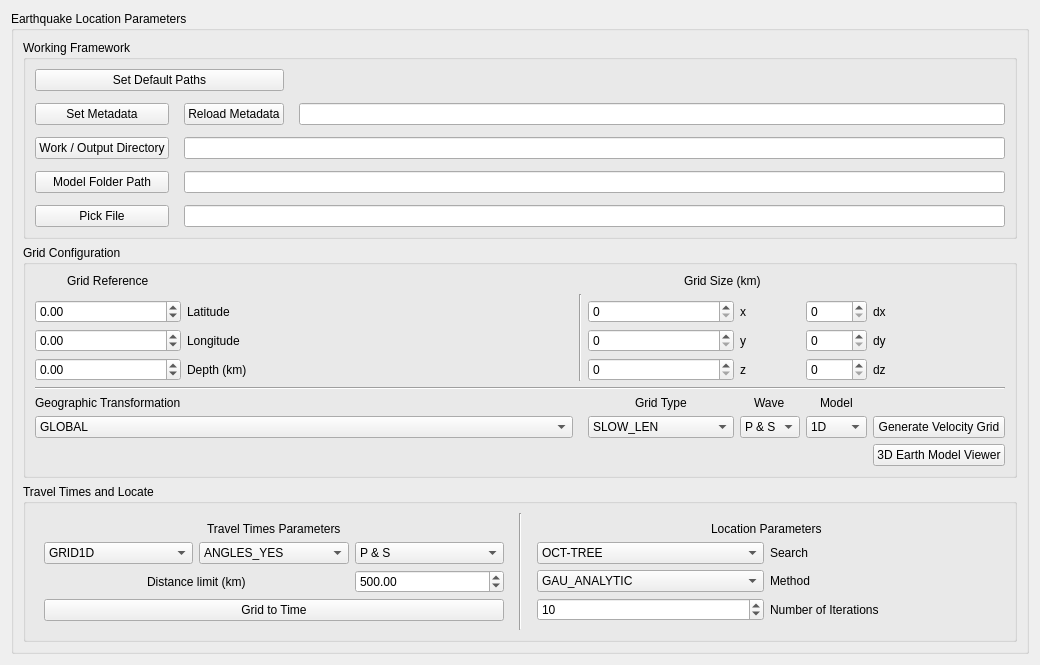
      <widget class="QWidget" name="Location">
       <attribute name="title">
        <string>Configuration</string>
       </attribute>
       <layout class="QVBoxLayout" name="verticalLayout_4">
        <item>
         <widget class="QGroupBox" name="groupBox_2">
          <property name="title">
           <string>Earthquake Location Parameters</string>
          </property>
          <layout class="QVBoxLayout" name="verticalLayout_6">
           <item>
            <widget class="QGroupBox" name="groupBox_22">
             <property name="sizePolicy">
              <sizepolicy hsizetype="Preferred" vsizetype="Maximum">
               <horstretch>0</horstretch>
               <verstretch>0</verstretch>
              </sizepolicy>
             </property>
             <property name="title">
              <string>Working Framework</string>
             </property>
             <layout class="QVBoxLayout" name="verticalLayout_10">
              <item>
               <layout class="QGridLayout" name="gridLayout_23">
                <property name="sizeConstraint">
                 <enum>QLayout::SetDefaultConstraint</enum>
                </property>
                <property name="horizontalSpacing">
                 <number>15</number>
                </property>
                <property name="verticalSpacing">
                 <number>12</number>
                </property>
                <item row="1" column="2">
                 <widget class="QLineEdit" name="datalessPathForm"/>
                </item>
                <item row="2" column="0">
                 <widget class="QPushButton" name="loc_work_dirBtn">
                  <property name="sizePolicy">
                   <sizepolicy hsizetype="Minimum" vsizetype="Fixed">
                    <horstretch>0</horstretch>
                    <verstretch>0</verstretch>
                   </sizepolicy>
                  </property>
                  <property name="text">
                   <string>Work / Output Directory</string>
                  </property>
                 </widget>
                </item>
                <item row="4" column="0">
                 <widget class="QPushButton" name="picksBtn">
                  <property name="text">
                   <string>Pick File</string>
                  </property>
                 </widget>
                </item>
                <item row="1" column="0">
                 <widget class="QPushButton" name="setMetaBtn">
                  <property name="text">
                   <string>Set Metadata</string>
                  </property>
                 </widget>
                </item>
                <item row="3" column="1" colspan="2">
                 <widget class="QLineEdit" name="modelLE"/>
                </item>
                <item row="4" column="1" colspan="2">
                 <widget class="QLineEdit" name="picksLE">
                  <property name="sizePolicy">
                   <sizepolicy hsizetype="Preferred" vsizetype="Fixed">
                    <horstretch>0</horstretch>
                    <verstretch>0</verstretch>
                   </sizepolicy>
                  </property>
                 </widget>
                </item>
                <item row="2" column="1" colspan="2">
                 <widget class="QLineEdit" name="loc_workLE">
                  <property name="sizePolicy">
                   <sizepolicy hsizetype="Preferred" vsizetype="Fixed">
                    <horstretch>0</horstretch>
                    <verstretch>0</verstretch>
                   </sizepolicy>
                  </property>
                 </widget>
                </item>
                <item row="3" column="0">
                 <widget class="QPushButton" name="modelPathBtn">
                  <property name="text">
                   <string>Model Folder Path</string>
                  </property>
                 </widget>
                </item>
                <item row="1" column="1">
                 <widget class="QPushButton" name="loadMetaBtn">
                  <property name="text">
                   <string>Reload Metadata</string>
                  </property>
                 </widget>
                </item>
                <item row="0" column="0" colspan="2">
                 <widget class="QPushButton" name="setDefaultPathBtn">
                  <property name="text">
                   <string>Set Default Paths</string>
                  </property>
                 </widget>
                </item>
               </layout>
              </item>
             </layout>
            </widget>
           </item>
           <item>
            <widget class="QGroupBox" name="groupBox_7">
             <property name="sizePolicy">
              <sizepolicy hsizetype="Preferred" vsizetype="Maximum">
               <horstretch>0</horstretch>
               <verstretch>0</verstretch>
              </sizepolicy>
             </property>
             <property name="title">
              <string>Grid Configuration</string>
             </property>
             <layout class="QGridLayout" name="gridLayout_12" rowstretch="0,0,0,0,0,0,0,0,0">
              <item row="4" column="7">
               <widget class="QLabel" name="label_14">
                <property name="sizePolicy">
                 <sizepolicy hsizetype="Maximum" vsizetype="Preferred">
                  <horstretch>0</horstretch>
                  <verstretch>0</verstretch>
                 </sizepolicy>
                </property>
                <property name="text">
                 <string>dz</string>
                </property>
               </widget>
              </item>
              <item row="4" column="0">
               <widget class="QDoubleSpinBox" name="griddepthSB">
                <property name="minimum">
                 <double>-10.000000000000000</double>
                </property>
                <property name="maximum">
                 <double>1000.990000000000009</double>
                </property>
               </widget>
              </item>
              <item row="7" column="0" colspan="3">
               <widget class="QComboBox" name="transCB">
                <item>
                 <property name="text">
                  <string>GLOBAL</string>
                 </property>
                </item>
                <item>
                 <property name="text">
                  <string>SIMPLE</string>
                 </property>
                </item>
               </widget>
              </item>
              <item row="4" column="4">
               <widget class="QSpinBox" name="znodeSB">
                <property name="maximum">
                 <number>10000</number>
                </property>
               </widget>
              </item>
              <item row="3" column="0">
               <widget class="QDoubleSpinBox" name="gridlonSB">
                <property name="minimum">
                 <double>-180.000000000000000</double>
                </property>
                <property name="maximum">
                 <double>180.000000000000000</double>
                </property>
               </widget>
              </item>
              <item row="4" column="5">
               <widget class="QLabel" name="label_7">
                <property name="sizePolicy">
                 <sizepolicy hsizetype="Maximum" vsizetype="Preferred">
                  <horstretch>0</horstretch>
                  <verstretch>0</verstretch>
                 </sizepolicy>
                </property>
                <property name="text">
                 <string>z</string>
                </property>
               </widget>
              </item>
              <item row="2" column="5">
               <widget class="QLabel" name="label">
                <property name="sizePolicy">
                 <sizepolicy hsizetype="Maximum" vsizetype="Preferred">
                  <horstretch>0</horstretch>
                  <verstretch>0</verstretch>
                 </sizepolicy>
                </property>
                <property name="text">
                 <string>x</string>
                </property>
               </widget>
              </item>
              <item row="3" column="2">
               <spacer name="horizontalSpacer_2">
                <property name="orientation">
                 <enum>Qt::Horizontal</enum>
                </property>
                <property name="sizeType">
                 <enum>QSizePolicy::Fixed</enum>
                </property>
                <property name="sizeHint" stdset="0">
                 <size>
                  <width>320</width>
                  <height>20</height>
                 </size>
                </property>
               </spacer>
              </item>
              <item row="6" column="5" alignment="Qt::AlignHCenter">
               <widget class="QLabel" name="label_19">
                <property name="sizePolicy">
                 <sizepolicy hsizetype="Preferred" vsizetype="Maximum">
                  <horstretch>0</horstretch>
                  <verstretch>0</verstretch>
                 </sizepolicy>
                </property>
                <property name="text">
                 <string>Wave</string>
                </property>
               </widget>
              </item>
              <item row="7" column="5">
               <widget class="QComboBox" name="loc_wavetypeCB">
                <property name="sizePolicy">
                 <sizepolicy hsizetype="MinimumExpanding" vsizetype="Fixed">
                  <horstretch>0</horstretch>
                  <verstretch>0</verstretch>
                 </sizepolicy>
                </property>
                <item>
                 <property name="text">
                  <string>P &amp; S</string>
                 </property>
                </item>
                <item>
                 <property name="text">
                  <string>P</string>
                 </property>
                </item>
               </widget>
              </item>
              <item row="0" column="0" alignment="Qt::AlignHCenter">
               <widget class="QLabel" name="label_8">
                <property name="sizePolicy">
                 <sizepolicy hsizetype="Preferred" vsizetype="Maximum">
                  <horstretch>0</horstretch>
                  <verstretch>0</verstretch>
                 </sizepolicy>
                </property>
                <property name="text">
                 <string>Grid Reference</string>
                </property>
               </widget>
              </item>
              <item row="6" column="4" alignment="Qt::AlignHCenter">
               <widget class="QLabel" name="label_18">
                <property name="sizePolicy">
                 <sizepolicy hsizetype="Preferred" vsizetype="Maximum">
                  <horstretch>0</horstretch>
                  <verstretch>0</verstretch>
                 </sizepolicy>
                </property>
                <property name="text">
                 <string>Grid Type</string>
                </property>
               </widget>
              </item>
              <item row="0" column="3" colspan="4" alignment="Qt::AlignHCenter">
               <widget class="QLabel" name="label_5">
                <property name="sizePolicy">
                 <sizepolicy hsizetype="Preferred" vsizetype="Maximum">
                  <horstretch>0</horstretch>
                  <verstretch>0</verstretch>
                 </sizepolicy>
                </property>
                <property name="text">
                 <string>Grid Size (km)</string>
                </property>
               </widget>
              </item>
              <item row="6" column="0" alignment="Qt::AlignHCenter">
               <widget class="QLabel" name="label_2">
                <property name="sizePolicy">
                 <sizepolicy hsizetype="Preferred" vsizetype="Maximum">
                  <horstretch>0</horstretch>
                  <verstretch>0</verstretch>
                 </sizepolicy>
                </property>
                <property name="text">
                 <string>Geographic Transformation</string>
                </property>
               </widget>
              </item>
              <item row="3" column="6">
               <widget class="QSpinBox" name="dysizeSB">
                <property name="maximum">
                 <number>10000</number>
                </property>
               </widget>
              </item>
              <item row="7" column="7">
               <widget class="QPushButton" name="genvelBtn">
                <property name="sizePolicy">
                 <sizepolicy hsizetype="MinimumExpanding" vsizetype="Fixed">
                  <horstretch>0</horstretch>
                  <verstretch>0</verstretch>
                 </sizepolicy>
                </property>
                <property name="toolTip">
                 <string>Click to Generate the velocity grid</string>
                </property>
                <property name="text">
                 <string>Generate Velocity Grid</string>
                </property>
               </widget>
              </item>
              <item row="2" column="4">
               <widget class="QSpinBox" name="xnodeSB">
                <property name="maximum">
                 <number>10000</number>
                </property>
               </widget>
              </item>
              <item row="4" column="1">
               <widget class="QLabel" name="label_4">
                <property name="sizePolicy">
                 <sizepolicy hsizetype="Maximum" vsizetype="Preferred">
                  <horstretch>0</horstretch>
                  <verstretch>0</verstretch>
                 </sizepolicy>
                </property>
                <property name="text">
                 <string>Depth (km)</string>
                </property>
               </widget>
              </item>
              <item row="3" column="1">
               <widget class="QLabel" name="label_3">
                <property name="sizePolicy">
                 <sizepolicy hsizetype="Maximum" vsizetype="Preferred">
                  <horstretch>0</horstretch>
                  <verstretch>0</verstretch>
                 </sizepolicy>
                </property>
                <property name="text">
                 <string>Longitude</string>
                </property>
               </widget>
              </item>
              <item row="2" column="0">
               <widget class="QDoubleSpinBox" name="gridlatSB">
                <property name="minimum">
                 <double>-90.000000000000000</double>
                </property>
                <property name="maximum">
                 <double>90.000000000000000</double>
                </property>
               </widget>
              </item>
              <item row="2" column="7">
               <widget class="QLabel" name="label_10">
                <property name="sizePolicy">
                 <sizepolicy hsizetype="Maximum" vsizetype="Preferred">
                  <horstretch>0</horstretch>
                  <verstretch>0</verstretch>
                 </sizepolicy>
                </property>
                <property name="text">
                 <string>dx</string>
                </property>
               </widget>
              </item>
              <item row="7" column="4">
               <widget class="QComboBox" name="gridtype">
                <property name="sizePolicy">
                 <sizepolicy hsizetype="MinimumExpanding" vsizetype="Fixed">
                  <horstretch>0</horstretch>
                  <verstretch>0</verstretch>
                 </sizepolicy>
                </property>
                <item>
                 <property name="text">
                  <string>SLOW_LEN</string>
                 </property>
                </item>
                <item>
                 <property name="text">
                  <string>VELOCITY_METERS</string>
                 </property>
                </item>
                <item>
                 <property name="text">
                  <string>SLOWNESS</string>
                 </property>
                </item>
                <item>
                 <property name="text">
                  <string>VEL2</string>
                 </property>
                </item>
                <item>
                 <property name="text">
                  <string>SLOW2</string>
                 </property>
                </item>
                <item>
                 <property name="text">
                  <string>SLOW_2_METERS</string>
                 </property>
                </item>
               </widget>
              </item>
              <item row="1" column="3" rowspan="4">
               <widget class="Line" name="line_4">
                <property name="orientation">
                 <enum>Qt::Vertical</enum>
                </property>
               </widget>
              </item>
              <item row="2" column="6">
               <widget class="QSpinBox" name="dxsizeSB">
                <property name="maximum">
                 <number>10000</number>
                </property>
               </widget>
              </item>
              <item row="5" column="0" colspan="8">
               <widget class="Line" name="line_5">
                <property name="orientation">
                 <enum>Qt::Horizontal</enum>
                </property>
               </widget>
              </item>
              <item row="2" column="1">
               <widget class="QLabel" name="label_9">
                <property name="sizePolicy">
                 <sizepolicy hsizetype="Maximum" vsizetype="Preferred">
                  <horstretch>0</horstretch>
                  <verstretch>0</verstretch>
                 </sizepolicy>
                </property>
                <property name="text">
                 <string>Latitude</string>
                </property>
               </widget>
              </item>
              <item row="4" column="6">
               <widget class="QSpinBox" name="dzsizeSB">
                <property name="maximum">
                 <number>10000</number>
                </property>
               </widget>
              </item>
              <item row="7" column="6">
               <widget class="QComboBox" name="loc_modelCB">
                <item>
                 <property name="text">
                  <string>1D</string>
                 </property>
                </item>
                <item>
                 <property name="text">
                  <string>3D</string>
                 </property>
                </item>
               </widget>
              </item>
              <item row="3" column="5">
               <widget class="QLabel" name="label_6">
                <property name="sizePolicy">
                 <sizepolicy hsizetype="Maximum" vsizetype="Preferred">
                  <horstretch>0</horstretch>
                  <verstretch>0</verstretch>
                 </sizepolicy>
                </property>
                <property name="text">
                 <string>y</string>
                </property>
               </widget>
              </item>
              <item row="3" column="4">
               <widget class="QSpinBox" name="ynodeSB">
                <property name="maximum">
                 <number>10000</number>
                </property>
               </widget>
              </item>
              <item row="6" column="6" alignment="Qt::AlignHCenter">
               <widget class="QLabel" name="label_11">
                <property name="sizePolicy">
                 <sizepolicy hsizetype="Preferred" vsizetype="Maximum">
                  <horstretch>0</horstretch>
                  <verstretch>0</verstretch>
                 </sizepolicy>
                </property>
                <property name="text">
                 <string>Model</string>
                </property>
               </widget>
              </item>
              <item row="3" column="7">
               <widget class="QLabel" name="label_13">
                <property name="sizePolicy">
                 <sizepolicy hsizetype="Maximum" vsizetype="Preferred">
                  <horstretch>0</horstretch>
                  <verstretch>0</verstretch>
                 </sizepolicy>
                </property>
                <property name="text">
                 <string>dy</string>
                </property>
               </widget>
              </item>
              <item row="8" column="7">
               <widget class="QPushButton" name="Open_Earth_Model_Viewer">
                <property name="text">
                 <string>3D Earth Model Viewer</string>
                </property>
               </widget>
              </item>
             </layout>
            </widget>
           </item>
           <item>
            <widget class="QGroupBox" name="groupBox_8">
             <property name="sizePolicy">
              <sizepolicy hsizetype="Preferred" vsizetype="Maximum">
               <horstretch>0</horstretch>
               <verstretch>0</verstretch>
              </sizepolicy>
             </property>
             <property name="title">
              <string>Travel Times and Locate</string>
             </property>
             <layout class="QGridLayout" name="gridLayout_11">
              <item row="1" column="0">
               <widget class="QWidget" name="widget" native="true">
                <property name="sizePolicy">
                 <sizepolicy hsizetype="Minimum" vsizetype="Minimum">
                  <horstretch>0</horstretch>
                  <verstretch>0</verstretch>
                 </sizepolicy>
                </property>
                <layout class="QGridLayout" name="gridLayout_2">
                 <item row="3" column="2">
                  <widget class="QDoubleSpinBox" name="distanceSB">
                   <property name="maximum">
                    <double>5000.000000000000000</double>
                   </property>
                   <property name="value">
                    <double>500.000000000000000</double>
                   </property>
                  </widget>
                 </item>
                 <item row="5" column="0" colspan="3">
                  <widget class="QPushButton" name="grdtimeBtn">
                   <property name="toolTip">
                    <string>Click to generate the Travel Times for the previously genrated velocity grid</string>
                   </property>
                   <property name="text">
                    <string>Grid to Time</string>
                   </property>
                  </widget>
                 </item>
                 <item row="2" column="0">
                  <widget class="QComboBox" name="grid_typeCB">
                   <item>
                    <property name="text">
                     <string>GRID1D</string>
                    </property>
                   </item>
                   <item>
                    <property name="text">
                     <string>GRID3D</string>
                    </property>
                   </item>
                  </widget>
                 </item>
                 <item row="2" column="2">
                  <widget class="QComboBox" name="ttwaveCB">
                   <item>
                    <property name="text">
                     <string>P &amp; S</string>
                    </property>
                   </item>
                   <item>
                    <property name="text">
                     <string>P</string>
                    </property>
                   </item>
                  </widget>
                 </item>
                 <item row="3" column="0" colspan="2" alignment="Qt::AlignHCenter">
                  <widget class="QLabel" name="label_12">
                   <property name="text">
                    <string>Distance limit (km)</string>
                   </property>
                  </widget>
                 </item>
                 <item row="2" column="1">
                  <widget class="QComboBox" name="anglesCB">
                   <item>
                    <property name="text">
                     <string>ANGLES_YES</string>
                    </property>
                   </item>
                   <item>
                    <property name="text">
                     <string>ANGLES_NO</string>
                    </property>
                   </item>
                  </widget>
                 </item>
                 <item row="0" column="0" colspan="3" alignment="Qt::AlignHCenter">
                  <widget class="QLabel" name="label_24">
                   <property name="sizePolicy">
                    <sizepolicy hsizetype="Preferred" vsizetype="Maximum">
                     <horstretch>0</horstretch>
                     <verstretch>0</verstretch>
                    </sizepolicy>
                   </property>
                   <property name="text">
                    <string>Travel Times Parameters</string>
                   </property>
                  </widget>
                 </item>
                </layout>
               </widget>
              </item>
              <item row="1" column="2">
               <widget class="QWidget" name="widget_3" native="true">
                <layout class="QGridLayout" name="gridLayout_5">
                 <item row="3" column="1">
                  <widget class="QLabel" name="label_17">
                   <property name="text">
                    <string>Method</string>
                   </property>
                  </widget>
                 </item>
                 <item row="0" column="0" colspan="2" alignment="Qt::AlignHCenter">
                  <widget class="QLabel" name="label_15">
                   <property name="sizePolicy">
                    <sizepolicy hsizetype="Maximum" vsizetype="Maximum">
                     <horstretch>0</horstretch>
                     <verstretch>0</verstretch>
                    </sizepolicy>
                   </property>
                   <property name="text">
                    <string>Location Parameters</string>
                   </property>
                  </widget>
                 </item>
                 <item row="3" column="0">
                  <widget class="QComboBox" name="loc_methodCB">
                   <item>
                    <property name="text">
                     <string>GAU_ANALYTIC</string>
                    </property>
                   </item>
                   <item>
                    <property name="text">
                     <string>EDT</string>
                    </property>
                   </item>
                   <item>
                    <property name="text">
                     <string>EDT_OT_WT</string>
                    </property>
                   </item>
                   <item>
                    <property name="text">
                     <string>EDT_OTWT_ML</string>
                    </property>
                   </item>
                  </widget>
                 </item>
                 <item row="2" column="1">
                  <widget class="QLabel" name="label_16">
                   <property name="text">
                    <string>Search</string>
                   </property>
                  </widget>
                 </item>
                 <item row="2" column="0">
                  <widget class="QComboBox" name="loc_searchCB">
                   <item>
                    <property name="text">
                     <string>OCT-TREE</string>
                    </property>
                   </item>
                  </widget>
                 </item>
                 <item row="4" column="0">
                  <widget class="QSpinBox" name="iterationsSB">
                   <property name="minimum">
                    <number>1</number>
                   </property>
                   <property name="maximum">
                    <number>100</number>
                   </property>
                   <property name="value">
                    <number>10</number>
                   </property>
                  </widget>
                 </item>
                 <item row="4" column="1">
                  <widget class="QLabel" name="label_20">
                   <property name="text">
                    <string>Number of Iterations</string>
                   </property>
                  </widget>
                 </item>
                </layout>
               </widget>
              </item>
              <item row="1" column="1">
               <widget class="Line" name="line_6">
                <property name="orientation">
                 <enum>Qt::Vertical</enum>
                </property>
               </widget>
              </item>
             </layout>
            </widget>
           </item>
          </layout>
         </widget>
        </item>
       </layout>
      </widget>
